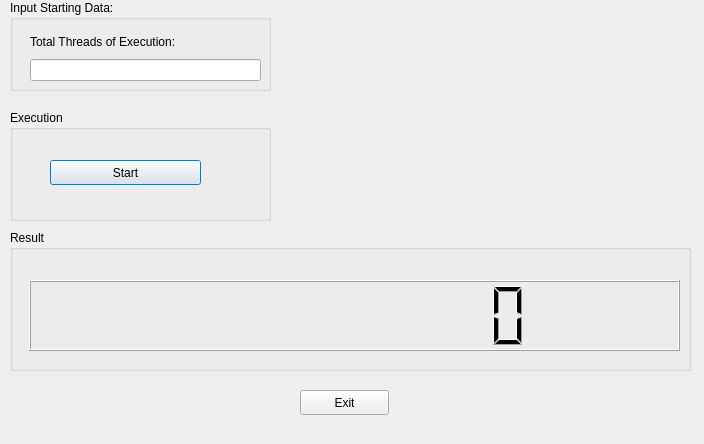
<?xml version="1.0" encoding="UTF-8"?>
<ui version="4.0">
 <class>ThreadsDlg</class>
 <widget class="QDialog" name="ThreadsDlg">
  <property name="geometry">
   <rect>
    <x>0</x>
    <y>0</y>
    <width>704</width>
    <height>444</height>
   </rect>
  </property>
  <property name="sizePolicy">
   <sizepolicy hsizetype="Fixed" vsizetype="Fixed">
    <horstretch>0</horstretch>
    <verstretch>0</verstretch>
   </sizepolicy>
  </property>
  <property name="minimumSize">
   <size>
    <width>704</width>
    <height>444</height>
   </size>
  </property>
  <property name="maximumSize">
   <size>
    <width>704</width>
    <height>444</height>
   </size>
  </property>
  <property name="windowTitle">
   <string>ThreadsDlg</string>
  </property>
  <widget class="QGroupBox" name="groupBoxStarting">
   <property name="geometry">
    <rect>
     <x>10</x>
     <y>0</y>
     <width>261</width>
     <height>91</height>
    </rect>
   </property>
   <property name="title">
    <string>Input Starting Data:</string>
   </property>
   <widget class="QWidget" name="verticalLayoutWidget">
    <property name="geometry">
     <rect>
      <x>20</x>
      <y>30</y>
      <width>231</width>
      <height>51</height>
     </rect>
    </property>
    <layout class="QVBoxLayout" name="verticalLayout">
     <item>
      <widget class="QLabel" name="labelTotalThreads">
       <property name="text">
        <string>Total Threads of Execution:</string>
       </property>
      </widget>
     </item>
     <item>
      <widget class="QLineEdit" name="lineEdit"/>
     </item>
    </layout>
   </widget>
  </widget>
  <widget class="QGroupBox" name="groupBoxExecution">
   <property name="geometry">
    <rect>
     <x>10</x>
     <y>110</y>
     <width>261</width>
     <height>111</height>
    </rect>
   </property>
   <property name="title">
    <string>Execution</string>
   </property>
   <widget class="QPushButton" name="pushButtonStart">
    <property name="geometry">
     <rect>
      <x>40</x>
      <y>50</y>
      <width>151</width>
      <height>25</height>
     </rect>
    </property>
    <property name="text">
     <string>Start</string>
    </property>
   </widget>
  </widget>
  <widget class="QGroupBox" name="groupBoxResult">
   <property name="geometry">
    <rect>
     <x>10</x>
     <y>230</y>
     <width>681</width>
     <height>141</height>
    </rect>
   </property>
   <property name="title">
    <string>Result</string>
   </property>
   <widget class="QWidget" name="verticalLayoutWidget_3">
    <property name="geometry">
     <rect>
      <x>19</x>
      <y>50</y>
      <width>651</width>
      <height>71</height>
     </rect>
    </property>
    <layout class="QVBoxLayout" name="verticalLayout_3">
     <item>
      <widget class="QLCDNumber" name="lcdNumberResult">
       <property name="digitCount">
        <number>10</number>
       </property>
      </widget>
     </item>
    </layout>
   </widget>
  </widget>
  <widget class="QPushButton" name="pushButtonExit">
   <property name="geometry">
    <rect>
     <x>300</x>
     <y>390</y>
     <width>89</width>
     <height>25</height>
    </rect>
   </property>
   <property name="text">
    <string>Exit</string>
   </property>
  </widget>
 </widget>
 <resources/>
 <connections/>
</ui>
